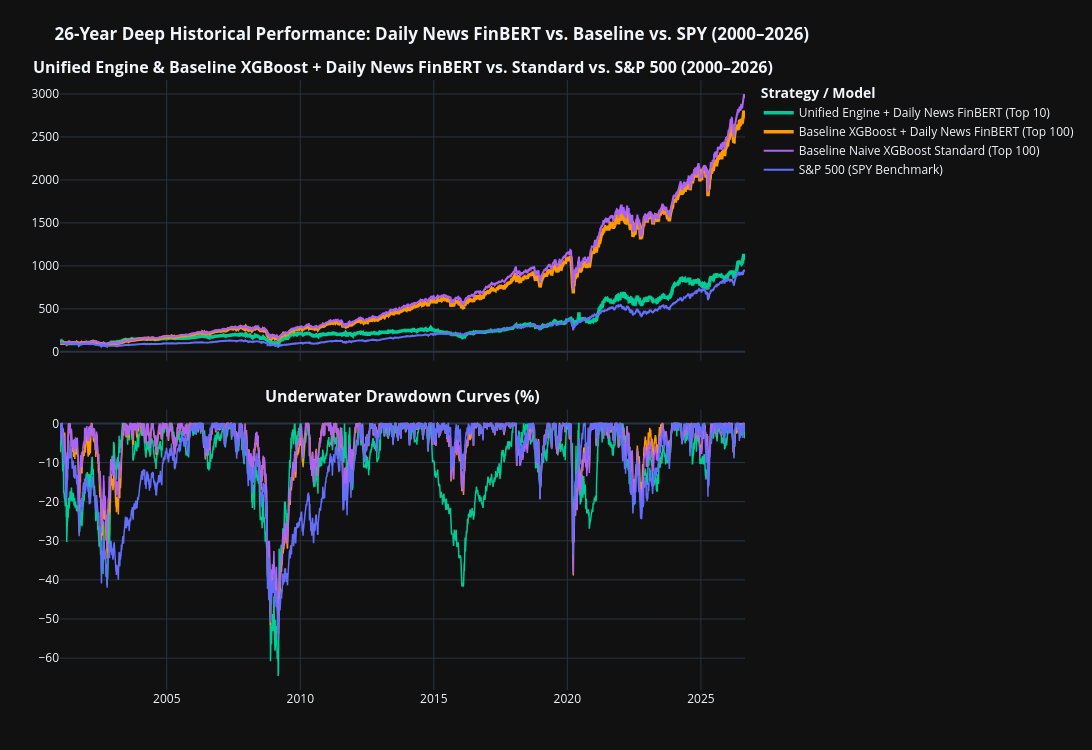

Here is the notebook cell this chart was saved with:
### Markdown cell above
## 6. Interactive Equity Curves & Underwater Drawdowns (2000–2026)

### Code cell
fig = make_subplots(rows=2, cols=1, shared_xaxes=True, vertical_spacing=0.08,
                    subplot_titles=('<b>Unified Engine & Baseline XGBoost + Daily News FinBERT vs. Standard vs. S&P 500 (2000–2026)</b>',
                                    '<b>Underwater Drawdown Curves (%)</b>'))

colors = {
    'Strategy_Unified_News_FinBERT_Top10': '#00CC96',
    'Strategy_Baseline_News_FinBERT_Top100': '#FF9900',
    'Strategy_Baseline_Standard_Top100': '#AB63FA',
    'Benchmark_SPY_SP500': '#636EFA'
}

labels = {
    'Strategy_Unified_News_FinBERT_Top10': 'Unified Engine + Daily News FinBERT (Top 10)',
    'Strategy_Baseline_News_FinBERT_Top100': 'Baseline XGBoost + Daily News FinBERT (Top 100)',
    'Strategy_Baseline_Standard_Top100': 'Baseline Naive XGBoost Standard (Top 100)',
    'Benchmark_SPY_SP500': 'S&P 500 (SPY Benchmark)'
}

for col, name in labels.items():
    s = df_master_eval[col]
    fig.add_trace(go.Scatter(
        x=df_master_eval['date'], y=s, name=name,
        line=dict(color=colors[col], width=3.5 if 'News' in name else 2.0)
    ), row=1, col=1)
    
    dd = ((s - s.cummax()) / s.cummax()) * 100.0
    fig.add_trace(go.Scatter(
        x=df_master_eval['date'], y=dd, name=f"{name} DD", showlegend=False,
        line=dict(color=colors[col], width=1.5)
    ), row=2, col=1)

fig.update_layout(
    template='plotly_dark', width=1150, height=750,
    title='<b>26-Year Deep Historical Performance: Daily News FinBERT vs. Baseline vs. SPY (2000–2026)</b>',
    margin=dict(l=60, r=240, t=80, b=60),
    legend=dict(orientation='v', yanchor='top', y=1.0, xanchor='left', x=1.02, title=dict(text='<b>Strategy / Model</b>'))
)
fig.show()

### Figure 1 — Plotly figure (JSON) as saved in the notebook; plotly's stock layout.template omitted (floating-point values rounded to 4 significant figures; data arrays with more than 128 entries replaced by an {"elided": "..."} marker saying what was removed)
{"data": [{"line": {"color": "#00CC96", "width": 3.5}, "name": "Unified Engine + Daily News FinBERT (Top 10)", "type": "scatter", "x": {"elided": "6451 str values"}, "xaxis": "x", "y": {"elided": "6451 float values"}, "yaxis": "y"}, {"line": {"color": "#00CC96", "width": 1.5}, "name": "Unified Engine + Daily News FinBERT (Top 10) DD", "showlegend": false, "type": "scatter", "x": {"elided": "6451 str values"}, "xaxis": "x2", "y": {"elided": "6451 float values"}, "yaxis": "y2"}, {"line": {"color": "#FF9900", "width": 3.5}, "name": "Baseline XGBoost + Daily News FinBERT (Top 100)", "type": "scatter", "x": {"elided": "6451 str values"}, "xaxis": "x", "y": {"elided": "6451 float values"}, "yaxis": "y"}, {"line": {"color": "#FF9900", "width": 1.5}, "name": "Baseline XGBoost + Daily News FinBERT (Top 100) DD", "showlegend": false, "type": "scatter", "x": {"elided": "6451 str values"}, "xaxis": "x2", "y": {"elided": "6451 float values"}, "yaxis": "y2"}, {"line": {"color": "#AB63FA", "width": 2.0}, "name": "Baseline Naive XGBoost Standard (Top 100)", "type": "scatter", "x": {"elided": "6451 str values"}, "xaxis": "x", "y": {"elided": "6451 float values"}, "yaxis": "y"}, {"line": {"color": "#AB63FA", "width": 1.5}, "name": "Baseline Naive XGBoost Standard (Top 100) DD", "showlegend": false, "type": "scatter", "x": {"elided": "6451 str values"}, "xaxis": "x2", "y": {"elided": "6451 float values"}, "yaxis": "y2"}, {"line": {"color": "#636EFA", "width": 2.0}, "name": "S&P 500 (SPY Benchmark)", "type": "scatter", "x": {"elided": "6451 str values"}, "xaxis": "x", "y": {"elided": "6451 float values"}, "yaxis": "y"}, {"line": {"color": "#636EFA", "width": 1.5}, "name": "S&P 500 (SPY Benchmark) DD", "showlegend": false, "type": "scatter", "x": {"elided": "6451 str values"}, "xaxis": "x2", "y": {"elided": "6451 float values"}, "yaxis": "y2"}], "layout": {"annotations": [{"font": {"size": 16}, "showarrow": false, "text": "<b>Unified Engine & Baseline XGBoost + Daily News FinBERT vs. Standard vs. S&P 500 (2000–2026)</b>", "x": 0.5, "xanchor": "center", "xref": "paper", "y": 1.0, "yanchor": "bottom", "yref": "paper"}, {"font": {"size": 16}, "showarrow": false, "text": "<b>Underwater Drawdown Curves (%)</b>", "x": 0.5, "xanchor": "center", "xref": "paper", "y": 0.46, "yanchor": "bottom", "yref": "paper"}], "height": 750, "legend": {"orientation": "v", "title": {"text": "<b>Strategy / Model</b>"}, "x": 1.02, "xanchor": "left", "y": 1.0, "yanchor": "top"}, "margin": {"b": 60, "l": 60, "r": 240, "t": 80}, "title": {"text": "<b>26-Year Deep Historical Performance: Daily News FinBERT vs. Baseline vs. SPY (2000–2026)</b>"}, "width": 1150, "xaxis": {"anchor": "y", "domain": [0.0, 1.0], "matches": "x2", "showticklabels": false}, "xaxis2": {"anchor": "y2", "domain": [0.0, 1.0]}, "yaxis": {"anchor": "x", "domain": [0.54, 1.0]}, "yaxis2": {"anchor": "x2", "domain": [0.0, 0.46]}}}
